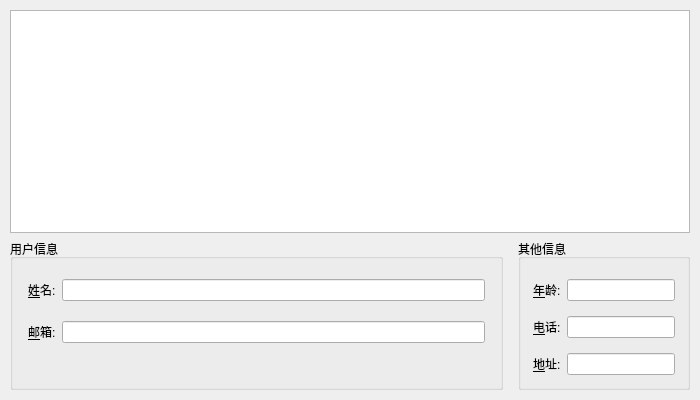
<?xml version="1.0" encoding="UTF-8"?>
<ui version="4.0">
 <class>MyDialog</class>
 <widget class="QDialog" name="MyDialog">
  <property name="geometry">
   <rect>
    <x>0</x>
    <y>0</y>
    <width>700</width>
    <height>400</height>
   </rect>
  </property>
  <property name="windowTitle">
   <string>信息录入对话框</string>
  </property>
  <layout class="QVBoxLayout" name="verticalLayout">
   <property name="leftMargin">
    <number>10</number>
   </property>
   <property name="topMargin">
    <number>10</number>
   </property>
   <property name="rightMargin">
    <number>10</number>
   </property>
   <property name="bottomMargin">
    <number>10</number>
   </property>
   <item>
    <widget class="QGraphicsView" name="graphicsView">
     <property name="minimumHeight">
      <number>150</number>
     </property>
     <property name="sizePolicy">
      <sizepolicy hsizetype="Expanding" vsizetype="Expanding">
       <horstretch>0</horstretch>
       <verstretch>1</verstretch>
      </sizepolicy>
     </property>
    </widget>
   </item>
   <item>
    <layout class="QHBoxLayout" name="horizontalLayout">
     <property name="spacing">
      <number>15</number>
     </property>
     <item>
      <widget class="QGroupBox" name="groupBox">
       <property name="title">
        <string>用户信息</string>
       </property>
       <property name="sizePolicy">
        <sizepolicy hsizetype="Expanding" vsizetype="Preferred">
         <horstretch>1</horstretch>
         <verstretch>0</verstretch>
        </sizepolicy>
       </property>
       <layout class="QFormLayout" name="formLayout">
        <property name="leftMargin">
         <number>15</number>
        </property>
        <property name="topMargin">
         <number>20</number>
        </property>
        <property name="rightMargin">
         <number>15</number>
        </property>
        <property name="bottomMargin">
         <number>15</number>
        </property>
        <property name="verticalSpacing">
         <number>20</number>
        </property>
        <item row="0" column="0">
         <widget class="QLabel" name="labelName">
          <property name="text">
           <string>&amp;姓名:</string>
          </property>
          <property name="buddy">
           <cstring>nameEdit</cstring>
          </property>
         </widget>
        </item>
        <item row="0" column="1">
         <widget class="QLineEdit" name="nameEdit"/>
        </item>
        <item row="1" column="0">
         <widget class="QLabel" name="labelEmail">
          <property name="text">
           <string>&amp;邮箱:</string>
          </property>
          <property name="buddy">
           <cstring>emailEdit</cstring>
          </property>
         </widget>
        </item>
        <item row="1" column="1">
         <widget class="QLineEdit" name="emailEdit"/>
        </item>
       </layout>
      </widget>
     </item>
     <item>
      <widget class="QGroupBox" name="groupBoxExtra">
       <property name="title">
        <string>其他信息</string>
       </property>
       <property name="maximumWidth">
        <number>280</number>
       </property>
       <property name="sizePolicy">
        <sizepolicy hsizetype="Fixed" vsizetype="Preferred">
         <horstretch>0</horstretch>
         <verstretch>0</verstretch>
        </sizepolicy>
       </property>
       <layout class="QFormLayout" name="formLayoutExtra">
        <property name="leftMargin">
         <number>12</number>
        </property>
        <property name="topMargin">
         <number>20</number>
        </property>
        <property name="rightMargin">
         <number>12</number>
        </property>
        <property name="bottomMargin">
         <number>12</number>
        </property>
        <property name="verticalSpacing">
         <number>15</number>
        </property>
        <item row="0" column="0">
         <widget class="QLabel" name="labelAge">
          <property name="text">
           <string>&amp;年龄:</string>
          </property>
          <property name="buddy">
           <cstring>ageEdit</cstring>
          </property>
         </widget>
        </item>
        <item row="0" column="1">
         <widget class="QLineEdit" name="ageEdit"/>
        </item>
        <item row="1" column="0">
         <widget class="QLabel" name="labelPhone">
          <property name="text">
           <string>&amp;电话:</string>
          </property>
          <property name="buddy">
           <cstring>phoneEdit</cstring>
          </property>
         </widget>
        </item>
        <item row="1" column="1">
         <widget class="QLineEdit" name="phoneEdit"/>
        </item>
        <item row="2" column="0">
         <widget class="QLabel" name="labelAddress">
          <property name="text">
           <string>&amp;地址:</string>
          </property>
          <property name="buddy">
           <cstring>addressEdit</cstring>
          </property>
         </widget>
        </item>
        <item row="2" column="1">
         <widget class="QLineEdit" name="addressEdit"/>
        </item>
       </layout>
      </widget>
     </item>
    </layout>
   </item>
  </layout>
 </widget>
 <resources/>
 <connections/>
</ui>
